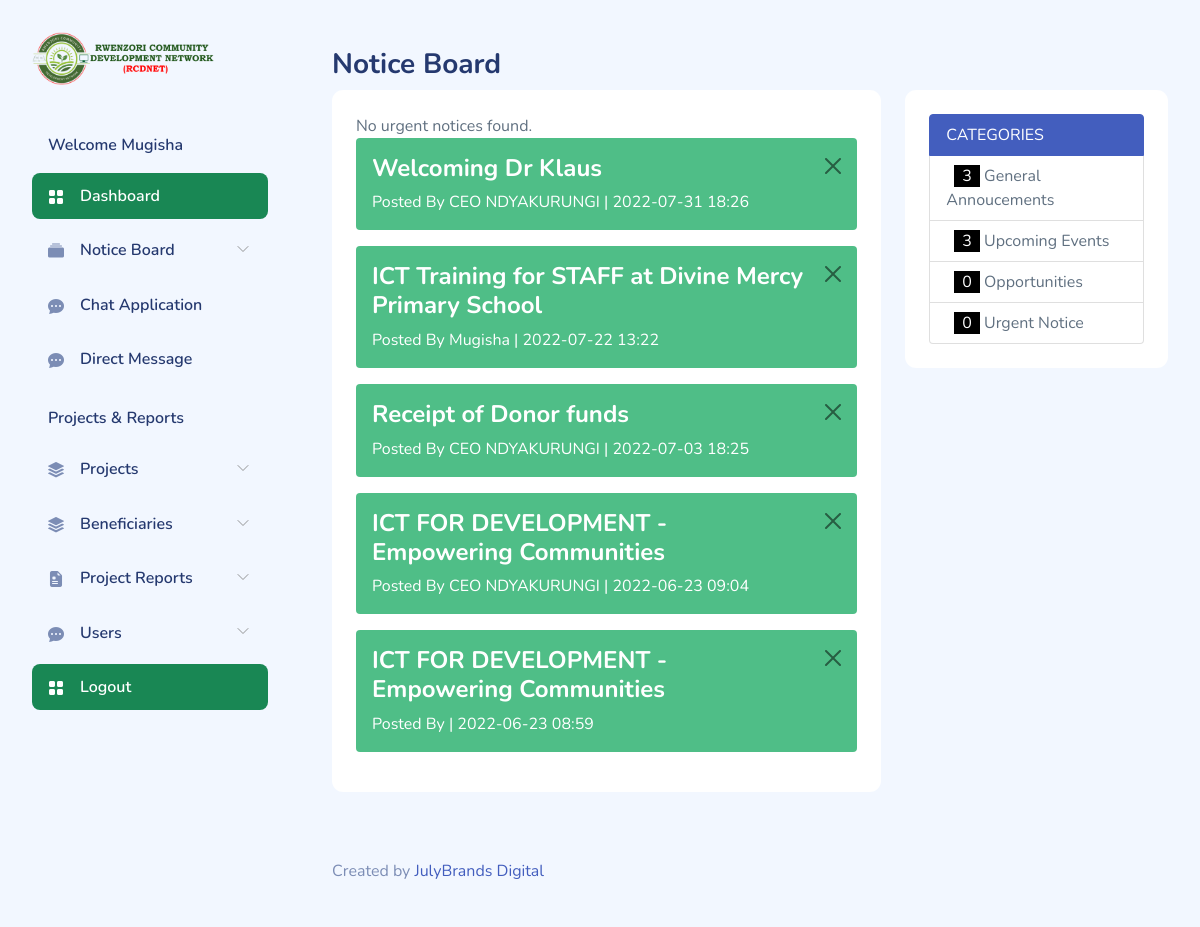
Page /admin/notice-board.php (signed in) on the committed database.
### tables this page shows
CREATE TABLE `notice` (
  `noticeid` int(11) NOT NULL,
  `category` varchar(80) DEFAULT NULL,
  `title` varchar(80) NOT NULL,
  `message` text,
  `user` varchar(45) NOT NULL,
  `date` timestamp(6) NOT NULL DEFAULT CURRENT_TIMESTAMP(6) ON UPDATE CURRENT_TIMESTAMP(6)
);

### admin/notice-board.php (the view, shortened to what this page needs)
<?php include "includes/head.php"; ?>
    <div id="app">
        <div id="sidebar" class="active">
            <div class="sidebar-wrapper active">
    <div class="sidebar-header">
        <div class="d-flex justify-content-between">
            <div class="logo">
                <a href="index.html"><img src="../assets/images/logo/rcdnetlogo.png" alt="Logo" srcset=""></a>
            </div>
        </div>
    </div>
    <?php
    include "includes/sidebarmenu.php";
    ?>
    </div>
        </div>
        <div id="main">
<div class="page-content">
    <section class="row">
            <div class="page-heading">
    <div class="page-title">
        <div class="row">
            <div class="col-12 col-md-6 order-md-1 order-last">
                <h3>Notice Board</h3>
            </div>
        </div>
    </div>
    <section class="section">
        <div class="row">
            <div class="col-md-8">
                <div class="card">
                     <div class="card-body">
                <?php
                    include "../includes/connection.php";
                    $sql = "SELECT * FROM notice WHERE category = 'Urgent Notice' ORDER BY noticeid DESC LIMIT 5 ";
                    if($result = mysqli_query($con, $sql)){
                    if(mysqli_num_rows($result) > 0){
                    while($row = mysqli_fetch_array($result)){
                        echo "<a href='post.php?id=".$row['noticeid']."'".">";
                        echo "<div class='alert alert-danger alert-dismissible show fade'>";
                            echo "<h4 style='color: #fff;'>".$row['title']."</h4>";
                            echo "<p style='color: #fff;'>" ."Posted By ".$row['user']." | ".substr($row['date'], 0, -10);"</p>";
                            echo "<button type='button' class='btn-close' data-bs-dismiss='alert' aria-label='Close'></button>";
                        echo "</div>";
                        echo "</a>";
                    }
                    echo "</table>";
                    mysqli_free_result($result);
                    } else{
                    echo "No urgent notices found.";
                    }
                    } else{
                    echo "ERROR: Could not able to execute $sql. " . mysqli_error($link);
                    }
                ?>
                <?php
                    include "../includes/connection.php";
                    $sql = "SELECT * FROM notice WHERE category in ('Opportunity', 'General Annoucement', 'Upcoming Event') ORDER BY noticeid DESC LIMIT 5 ";
                    if($result = mysqli_query($con, $sql)){
                    if(mysqli_num_rows($result) > 0){
                    while($row = mysqli_fetch_array($result)){
                        echo "<a href='post.php?id=".$row['noticeid']."'".">";
                        echo "<div class='alert alert-success alert-dismissible show fade'>";
                            echo "<h4 style='color: #fff;'>".$row['title']."</h4>";
                            echo "<p style='color: #fff;'>" ."Posted By ".$row['user']." | ".substr($row['date'], 0, -10);"</p>";
                            echo "<button type='button' class='btn-close' data-bs-dismiss='alert' aria-label='Close'></button>";
                        echo "</div>";
                        echo "</a>";
                    }
                    } else{
                    echo "No records matching your query were found.";
                    }
                    } else{
                    echo "ERROR: Could not able to execute $sql. " . mysqli_error($link);
                    }
                ?>
                    </div>
                </div>
            </div>
            <div class="col-md-4">
                <div class="card">
                     <div class="card-body">
                        <ul class="list-group">
                                <li class="list-group-item active">CATEGORIES</li>
                                <li class="list-group-item">
                                    <?php
                                    include "../includes/connection.php";
                                    $sql = "SELECT COUNT(category) AS namba FROM notice  WHERE category='General Annoucement' ";
                                    if($result = mysqli_query($con, $sql)){
                                        if(mysqli_num_rows($result) > 0){
                                            while($row = mysqli_fetch_array($result)){
                                                    echo  "<namba class='namba'>".$row['namba']."</namba>"." General Annoucements";
                                            }
                                        } else{
                                            echo "No records matching your query were found.";
                                        }
                                    } else{
                                        echo "ERROR: Could not able to execute $sql. " . mysqli_error($link);
                                    }
                                    ?>
                              </li>
                                <li class="list-group-item">
                                    <?php
                                    include "../includes/connection.php";
                                    $sql = "SELECT COUNT(category) AS namba FROM notice WHERE category='Upcoming Event' ";
                                    if($result = mysqli_query($con, $sql)){
                                        if(mysqli_num_rows($result) > 0){
                                            while($row = mysqli_fetch_array($result)){
                                                    echo  "<namba class='namba'>".$row['namba']."</namba>"." Upcoming Events";
                                            }
                                        } else{
                                            echo "No records matching your query were found.";
                                        }
                                    } else{
                                        echo "ERROR: Could not able to execute $sql. " . mysqli_error($link);
                                    }
                                    ?>
                                </li>
                                <li class="list-group-item">
                                    <?php
                                    include "../includes/connection.php";
                                    $sql = "SELECT COUNT(category) AS namba FROM notice WHERE category='Opportunity' ";
                                    if($result = mysqli_query($con, $sql)){
                                        if(mysqli_num_rows($result) > 0){
                                            while($row = mysqli_fetch_array($result)){
                                                    echo  "<namba class='namba'>".$row['namba']."</namba>"." Opportunities";
                                            }
                                        } else{
                                            echo "No records matching your query were found.";
                                        }
                                    } else{
                                        echo "ERROR: Could not able to execute $sql. " . mysqli_error($link);
                                    }
                                    ?>
                                </li>
                                <li class="list-group-item">
                                    <?php
                                    include "../includes/connection.php";
                                    $sql = "SELECT COUNT(category) AS namba FROM notice WHERE category='Urgent Notice' ";
                                    if($result = mysqli_query($con, $sql)){
                                        if(mysqli_num_rows($result) > 0){
                                            while($row = mysqli_fetch_array($result)){
                                                    echo  "<namba class='namba'>".$row['namba']."</namba>"." Urgent Notice";
                                            }
                                        } else{
                                            echo "No records matching your query were found.";
                                        }
                                    } else{
                                        echo "ERROR: Could not able to execute $sql. " . mysqli_error($link);
                                    }
                                    ?>
                                </li>
                            </ul>
                    </div>
                </div>
            </div>
        </div>
    </section>
</div>
    </section>
</div>
            <footer>
                <div class="footer clearfix mb-0 text-muted">
                    <div class="float-start">
                        <p>Created by <a href="http://julybrands.co.ug">JulyBrands Digital</a></p>
                    </div>
                </div>
            </footer>
        </div>
    </div>
</body>
</html>

### assets/css/mystyles.css (style rules this page uses)
.sidebar-wrapper { background-color: var(--bs-body-bg) !important; }
.sidebar-wrapper .sidebar-header img { height: 3.3rem !important; }
.namba { background: #000; color: #fff; margin-left: 8px; padding-left: 8px; padding-right: 8px; }

### assets/css/app.css (style rules this page uses)
.alert { border:none }
.alert p { margin-bottom:0 }
.alert-success { background-color:#4fbe87;color:#fff }
.card { border:none;margin-bottom:2.2rem }
.card .card-body { padding:1.5rem }
#sidebar.active .sidebar-wrapper { left:0 }
.sidebar-wrapper { background-color:#fff;bottom:0;height:100vh;overflow-y:auto;position:fixed;top:0;transition:left .5s ease-out;width:300px;z-index:10 }
.sidebar-wrapper .sidebar-header { font-size:2rem;font-weight:700;padding:2rem 2rem 1rem }
.sidebar-wrapper .sidebar-header img { height:1.2rem }
#main { margin-left:300px;padding:2rem }
.page-heading { margin:0 0 2rem }
.page-heading h3 { font-weight:700 }
a { text-decoration:none }

### rows in the picture
notice: title "Welcoming Dr Klaus", user "CEO NDYAKURUNGI", date "2022-07-31 18:26"
notice: title "ICT Training for STAFF at Divine Mercy Primary School", user "Mugisha", date "2022-07-22 13:22"
notice: title "Receipt of Donor funds", user "CEO NDYAKURUNGI", date "2022-07-03 18:25"
notice: title "ICT FOR DEVELOPMENT - Empowering Communities", user "CEO NDYAKURUNGI", date "2022-06-23 09:04"
notice: title "ICT FOR DEVELOPMENT - Empowering Communities", date "2022-06-23 08:59"

### other values in the picture
$_SESSION['name'] "Mugisha"
$row['namba'] "3"
$row['namba'] "0"
